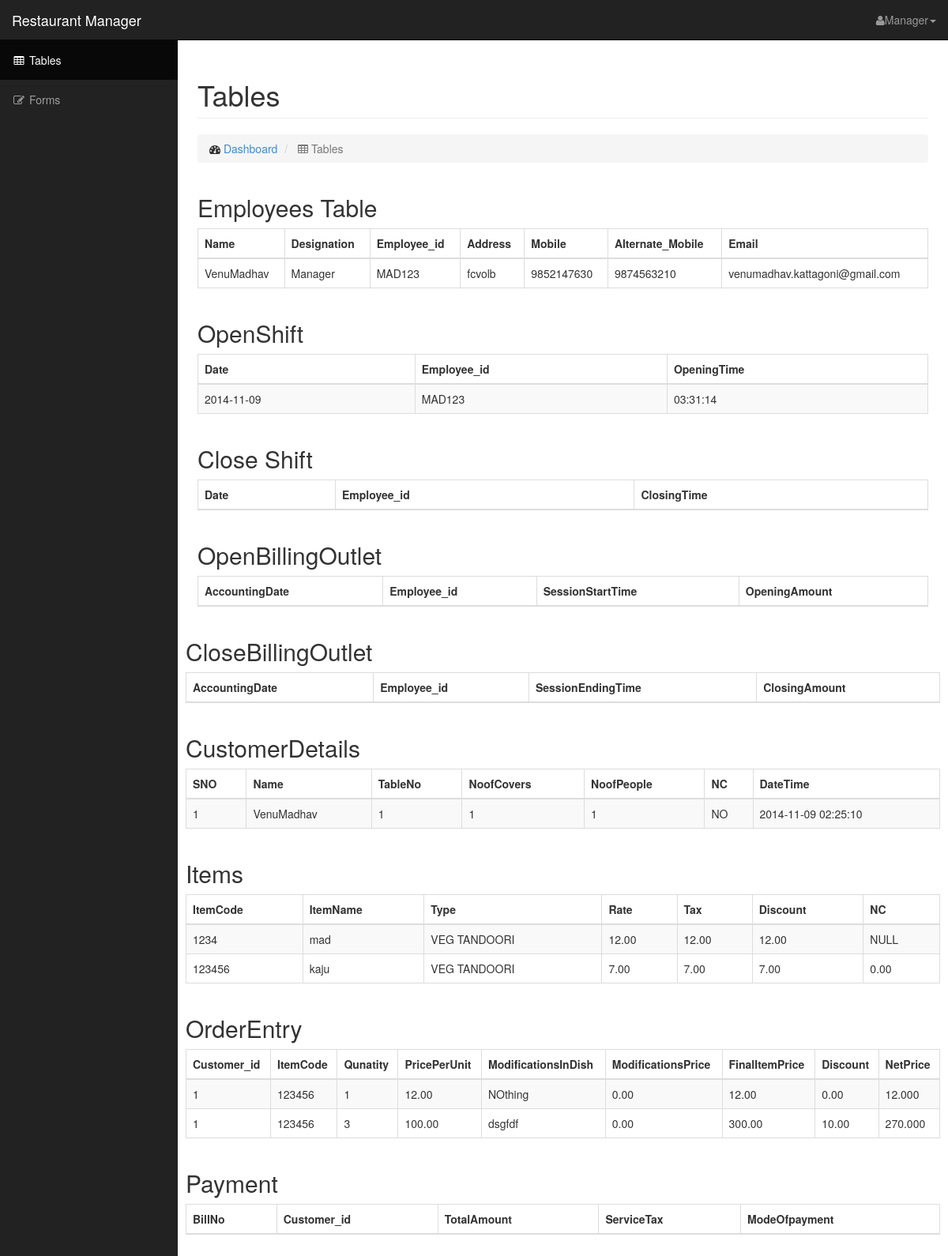
Page /Manager/tables.php on the committed database.
### tables this page shows
CREATE TABLE `Employees` (
  `Name` varchar(100) NOT NULL,
  `Designation` varchar(100) NOT NULL,
  `Employee_id` varchar(10) NOT NULL,
  `Address` varchar(500) NOT NULL,
  `Mobile` varchar(10) NOT NULL,
  `Alternate_Mobile` varchar(10) DEFAULT NULL,
  `Email` varchar(100) DEFAULT NULL,
  PRIMARY KEY (`Employee_id`),
  UNIQUE KEY `Employee_id` (`Employee_id`)
);

CREATE TABLE `OpenShift` (
  `Date` date DEFAULT NULL,
  `Employee_id` varchar(10) NOT NULL,
  `OpeningTime` time DEFAULT NULL,
  KEY `Employee_id` (`Employee_id`),
  CONSTRAINT `OpenShift_ibfk_1` FOREIGN KEY (`Employee_id`) REFERENCES `Employees` (`Employee_id`) ON UPDATE CASCADE
);

CREATE TABLE `CustomerDetails` (
  `SNO` int(11) NOT NULL AUTO_INCREMENT,
  `Name` varchar(100) NOT NULL,
  `TableNo` enum('1','2','3','4','5','6','7','8','9','10','11','12','13','14','15','16','17','18','19','20') DEFAULT NULL,
  `NoofCovers` enum('1','2','3','4','5','6','7','8','9','10') DEFAULT NULL,
  `NoofPeople` int(10) NOT NULL,
  `NC` enum('YES','NO') DEFAULT NULL,
  `DateTime` datetime DEFAULT NULL,
  PRIMARY KEY (`SNO`),
  UNIQUE KEY `SNO` (`SNO`)
);

CREATE TABLE `Items` (
  `ItemCode` varchar(10) NOT NULL,
  `ItemName` varchar(100) NOT NULL,
  `Type` enum('VEG TANDOORI','VEGETARIAN SALAD','NON VEG SALAD','VELETABLE SOUPS','NON VEG SOUPS','CHINESE VEG STARTERS','CHINESE NON VEG STARTERS','SOUTH INDIAN NON VEG STARTERS','SOUTH INDIAN NON VEG STARTERS','INDIAN CURRIES FROM SEA & RIVE','CHOICE OF INDIAN CHICKEN','CHOICE OF INDIAN MUTTON','CHOICE OF INDIAN VEGETARIAN','CHINESE NON VEG MAIN COURSE','CHINESE VEG MAIN COURSE','LENTILS','TRADITIONAL NON VEG BIRYAANIS','INDIAN VEG BIRYANI, PULAO, RICE','NON VEG CHINESE RICE & NOODLES','VEG CHINESE RICE & NOODLES','INDIAN BREADS','DESSERT','OTHERS','SOFT DRINK') DEFAULT NULL,
  `Rate` float(10,2) NOT NULL,
  `Tax` float(4,2) DEFAULT NULL,
  `Discount` float(4,2) DEFAULT NULL,
  `NC` float(4,2) DEFAULT NULL,
  PRIMARY KEY (`ItemCode`)
);

CREATE TABLE `OrderEntry` (
  `Customer_id` int(11) DEFAULT NULL,
  `ItemCode` varchar(10) DEFAULT NULL,
  `Qunatity` int(11) NOT NULL,
  `PricePerUnit` float(5,2) NOT NULL,
  `ModificationsInDish` varchar(1000) DEFAULT NULL,
  `ModificationsPrice` float(5,2) DEFAULT NULL,
  `FinalItemPrice` float(10,2) NOT NULL,
  `Discount` float(5,2) DEFAULT NULL,
  `NetPrice` float(10,3) NOT NULL,
  KEY `Customer_id` (`Customer_id`),
  KEY `ItemCode` (`ItemCode`),
  CONSTRAINT `OrderEntry_ibfk_1` FOREIGN KEY (`Customer_id`) REFERENCES `CustomerDetails` (`SNO`) ON UPDATE CASCADE,
  CONSTRAINT `OrderEntry_ibfk_2` FOREIGN KEY (`ItemCode`) REFERENCES `Items` (`ItemCode`) ON UPDATE CASCADE
);

### Manager/tables.php (the view, shortened to what this page needs)
<?php
$db = "Restaurant";
$hostname = "localhost";
$username = "IntroToDB";
$password = "db123";
$condb = mysqli_connect($hostname, $username, $password, $db);
function getColumns($tablenames) {
	global $hostname, $db, $username,	$password;
	try {
		$condb = new PDO("mysql:host=$hostname;dbname=$db", $username, $password);
		$condb->setAttribute(PDO::ATTR_EMULATE_PREPARES, false);
		$condb->setAttribute(PDO::ATTR_ERRMODE, PDO::ERRMODE_EXCEPTION);
		$query = $condb->prepare("DESCRIBE $tablenames");
		$query->execute();
		$table_names = $query->fetchAll(PDO::FETCH_COLUMN);
		return $table_names;
	} catch(PDOExcepetion $e) {
		echo $e->getMessage();
	}
}
function GetTable($table_name) {
	global $condb;
	$details = "SELECT * from ".$table_name;
	echo '<thead>';
	echo '<tr>';
	$mad = getColumns($table_name);
	for ($i = 0; $i < sizeof($mad); $i++) {
		echo '<th>',$mad[$i],'</th>';
	}
	echo '</tr>';
	echo '</thead>';
	echo '<tbody>';
	$idno = 0;
	$result = mysqli_query($condb, $details);
	if (mysqli_num_rows($result)){
		while($row = mysqli_fetch_row($result)) {
			$id = $table_name.(string)$idno;
			$idno++;
			echo "<tr id='$id' onClick='getId(this);' type='button' data-toggle='modal' data-target='#myModal'>";
			$single = array();
			foreach($row as $value) {
				if($value != '') {
					array_push($single, $value);
					echo '<td>',$value,'</td>';
				}
				else {
					array_push($single, 'NULL');
					echo '<td>','NULL','</td>';
				}
			}
			echo '</tr>';
		}
	}
	echo '</tbody>';
}
?>
<!DOCTYPE html>
<html lang="en">
<head>
    <link href="css/bootstrap.min.css" rel="stylesheet">
    <link href="css/sb-admin.css" rel="stylesheet">
    <link href="font-awesome-4.1.0/css/font-awesome.min.css" rel="stylesheet" type="text/css">
	<link rel="stylesheet" href="../bootstrapvalidator/dist/css/bootstrapValidator.min.css"/>
</head>
<body>
    <div id="wrapper">
        <nav class="navbar navbar-inverse navbar-fixed-top" role="navigation">
            <div class="navbar-header">
                <a class="navbar-brand" href="tables.php">Restaurant Manager</a>
            </div>
            <ul class="nav navbar-right top-nav">
                <li class="dropdown">
                    <a href="#" class="dropdown-toggle" data-toggle="dropdown"><i class="fa fa-user"></i>Manager<b class="caret"></b></a>
                </li>
            </ul>
            <div class="collapse navbar-collapse navbar-ex1-collapse">
                <ul class="nav navbar-nav side-nav">
                    <li class="active">
                        <a href="tables.php"><i class="fa fa-fw fa-table"></i> Tables</a>
                    </li>
		    <li>
		        <a href="forms.php"><i class="fa fa-fw fa-edit"></i> Forms</a>
		    </li>
                </ul>
            </div>
        </nav>
        <div id="page-wrapper">
            <div class="container-fluid">
                <div class="row">
                    <div class="col-lg-12">
                        <h1 class="page-header">
                            Tables
                        </h1>
                        <ol class="breadcrumb">
                            <li>
                                <i class="fa fa-dashboard"></i>  <a href="index.php">Dashboard</a>
                            </li>
                            <li class="active">
                                <i class="fa fa-table"></i> Tables
                            </li>
                        </ol>
                    </div>
                </div>
				   <div class="col-lg-4444">
                        <h2 type="button" data-toggle="modal" data-target="#myModal" >Employees Table</h2>
                        <div class="table-responsive">
                            <table class="table table-bordered table-hover">
                               <?php
								GetTable('Employees');
                               ?>
                            </table>
                        </div>
                    </div>
                    <div class="col-lg-4444">
                        <h2>OpenShift</h2>
                        <div class="table-responsive">
                            <table class="table table-bordered table-hover table-striped">
                                <?php
                                GetTable('OpenShift');
                                ?>
                            </table>
                        </div>
                    </div>
                    <div class="col-lg-444">
                        <h2>Close Shift</h2>
                        <div class="table-responsive">
                            <table class="table table-bordered table-hover table-striped">
                            <?php
                            	GetTable('CloseShift');
                            ?>
                            </table>
                        </div>
                    </div>
                    <div class="col-lg-4444">
                        <h2>OpenBillingOutlet</h2>
                        <div class="table-responsive">
                            <table class="table table-bordered table-hover table-striped">
                                <?php
                                	GetTable('OpenBillingOutlet');
                                ?>
                            </table>
                        </div>
                    </div>
                </div>
                <div class="col-lg-4444">
                        <h2>CloseBillingOutlet</h2>
                        <div class="table-responsive">
                            <table class="table table-bordered table-hover table-striped">
                                <?php
                                	GetTable('CloseBillingOutlet');
                                ?>
                            </table>
                        </div>
                </div>
                <div class="col-lg-4444">
                <h2>CustomerDetails</h2>
                        <div class="table-responsive">
                            <table class="table table-bordered table-hover table-striped">
                                <?php
                                	GetTable('CustomerDetails');
                                ?>
                            </table>
                </div>
                </div>
                <div class="col-lg-4444">
                <h2>Items</h2>
                        <div class="table-responsive">
                            <table class="table table-bordered table-hover table-striped">
                                <?php
                                	GetTable('Items');
                                ?>
                            </table>
                </div>
                </div>
                <div class="col-lg-4444">
                <h2>OrderEntry</h2>
                        <div class="table-responsive">
                            <table class="table table-bordered table-hover table-striped">
                                <?php
                                	GetTable('OrderEntry');
                                ?>
                            </table>
                </div>
                </div>
                <div class="col-lg-4444">
                <h2>Payment</h2>
                        <div class="table-responsive">
                            <table class="table table-bordered table-hover table-striped">
                                <?php
                                	GetTable('Payment');
                                ?>
                            </table>
                </div>
                </div>
        </div>
    </div>
</body>
</html>

### Manager/css/sb-admin.css (style rules this page uses)
body { margin-top: 100px; background-color: #222; }
@media (min-width:768px) { body { margin-top: 50px; } }
#wrapper { padding-left: 0; }
#page-wrapper { width: 100%; padding: 0; background-color: #fff; }
@media (min-width:768px) { #wrapper { padding-left: 225px; } }
@media (min-width:768px) { #page-wrapper { padding: 10px; } }
.top-nav { padding: 0 15px; }
.top-nav>li { display: inline-block; float: left; }
.top-nav>li>a { padding-top: 15px; padding-bottom: 15px; line-height: 20px; color: #999; }
@media (min-width:768px) { .side-nav { position: fixed; top: 51px; left: 225px; width: 225px; margin-left: -225px; border: none; border-radius: 0; overflow-y: auto; background-color: #222; } }
@media (min-width:768px) { .side-nav>li>a { width: 225px; } }

### rows in the picture
employees: Name "VenuMadhav", Designation "Manager", Employee_id "MAD123", Address "fcvolb", Mobile "9852147630", Alternate_Mobile "9874563210", Email "venumadhav.kattagoni@gmail.com"
openshift: Date "2014-11-09", Employee_id "MAD123", OpeningTime "03:31:14"
customerdetails: value "1", Name "VenuMadhav", NC "NO", DateTime "2014-11-09 02:25:10"
items: ItemCode "1234", ItemName "mad", Type "VEG TANDOORI", value "12.00"
items: ItemCode "123456", ItemName "kaju", Type "VEG TANDOORI", value "7.00", NC "0.00"
orderentry: value "1", ItemCode "123456", value "12.00", ModificationsInDish "NOthing", value "0.00", NetPrice "12.000"
orderentry: Customer "1", ItemCode "123456", Qunatity "3", PricePerUnit "100.00", ModificationsInDish "dsgfdf", ModificationsPrice "0.00", FinalItemPrice "300.00", Discount "10.00", NetPrice "270.000"

### other values in the picture
$mad[$i] "Name"
$mad[$i] "Designation"
$mad[$i] "Employee_id"
$mad[$i] "Address"
$mad[$i] "Mobile"
$mad[$i] "Alternate_Mobile"
$mad[$i] "Email"
$mad[$i] "Date"
$mad[$i] "OpeningTime"
$mad[$i] "ClosingTime"
$mad[$i] "AccountingDate"
$mad[$i] "SessionStartTime"
$mad[$i] "OpeningAmount"
$mad[$i] "SessionEndingTime"
$mad[$i] "ClosingAmount"
